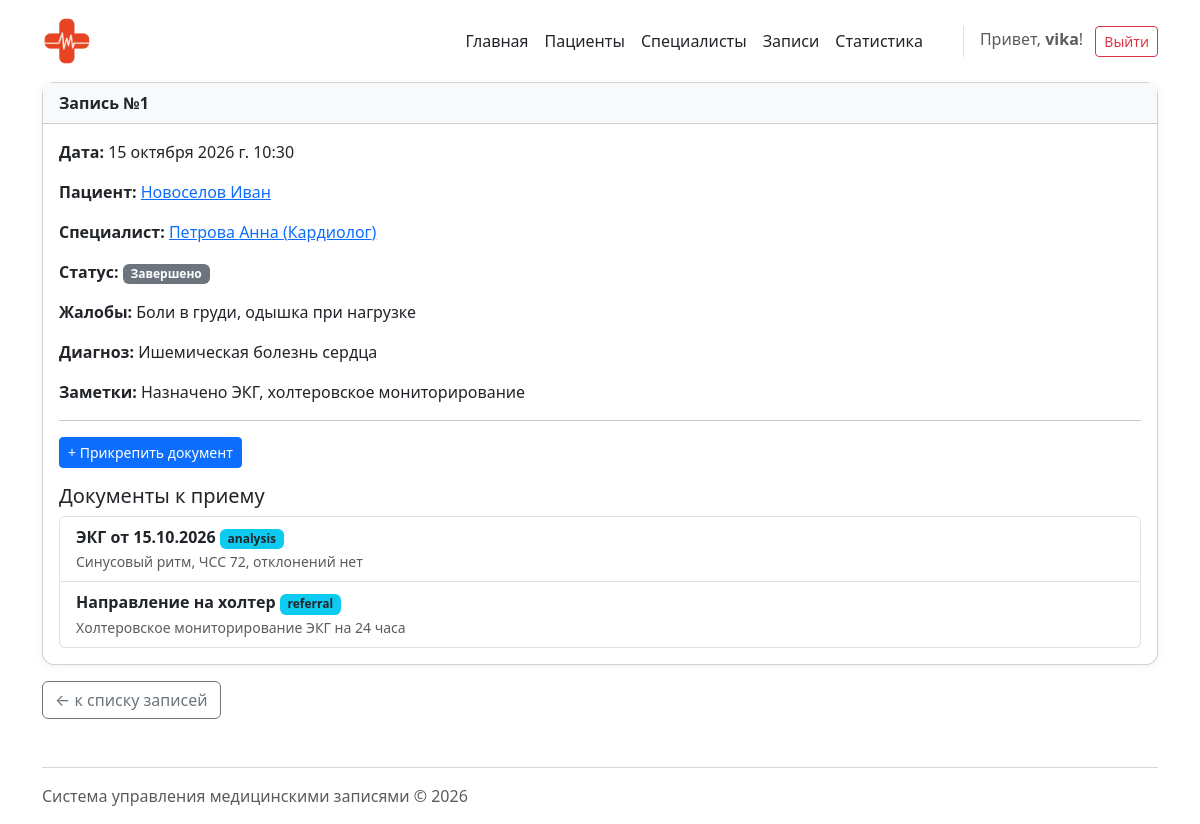
The page /appointments/1/ (signed in) on the database its author committed.
### appointments/models.py (models this page shows, shortened)
class Appointment(models.Model):
    class Status(models.TextChoices):
        SCHEDULED = 'scheduled', 'Запланировано'
        COMPLETED = 'completed', 'Завершено'
        CANCELLED = 'cancelled', 'Отменено'
    patient = models.ForeignKey(Patient, on_delete=models.CASCADE, related_name="appointments", verbose_name="Пациент")
    specialist = models.ForeignKey(Specialist, on_delete=models.PROTECT, related_name="appointments", verbose_name="Специалист")
    appointment_date = models.DateField(verbose_name="Дата приема")
    appointment_time = models.TimeField(verbose_name="Время приема")
    status = models.CharField(
        max_length=20,
        choices=Status.choices,
        default=Status.SCHEDULED,
        verbose_name="Статус"
    )
    complaint = models.TextField(blank=True, null=True, verbose_name="Жалобы")
    diagnosis = models.TextField(blank=True, null=True, verbose_name="Диагноз")
    notes = models.TextField(blank=True, null=True, verbose_name="Заметки")
    objects = AppointmentQuerySet.as_manager()
    class Meta:
        verbose_name = "Запись на прием"
        verbose_name_plural = "Записи на прием"

class Document(models.Model):
    appointment = models.ForeignKey(Appointment, on_delete=models.CASCADE, related_name="documents")
    document_type = models.CharField(max_length=50)
    title = models.CharField(max_length=255)
    content = models.TextField(blank=True, null=True)
    file = models.FileField(upload_to='documents/', blank=True, null=True, verbose_name="Файл")

### patients/models.py (models this page shows, shortened)
class Patient(models.Model):
    first_name = models.CharField(max_length=100, verbose_name="Имя")
    last_name = models.CharField(max_length=100, verbose_name="Фамилия")
    birth_date = models.DateField(verbose_name="Дата рождения")
    phone = models.CharField(max_length=20, verbose_name="Телефон")
    email = models.EmailField(verbose_name="Email")
    insurance_policy = models.CharField(max_length=50, unique=True, verbose_name="Полис")
    address = models.TextField(blank=True, null=True, verbose_name="Адрес")
    slug = models.SlugField(max_length=255, unique=True, blank=True, null=True, verbose_name="URL-идентификатор")
    full_name = models.GeneratedField(
        expression=Concat('last_name', Value(' '), 'first_name'),
        output_field=models.CharField(max_length=205),
        db_persist=True,
        verbose_name="Полное имя"
    )
    class Meta:
        verbose_name = "Пациент"
        verbose_name_plural = "Пациенты"

### specialists/models.py (models this page shows, shortened)
class Specialist(models.Model):
    first_name = models.CharField(max_length=100, verbose_name="Имя")
    last_name = models.CharField(max_length=100, verbose_name="Фамилия")
    speciality = models.CharField(max_length=100, verbose_name="Специальность")
    phone = models.CharField(max_length=20, verbose_name="Телефон")
    email = models.EmailField(verbose_name="Email")
    experience_years = models.PositiveIntegerField(default=0, verbose_name="Стаж (лет)")
    class Meta:
        verbose_name = "Специалист"
        verbose_name_plural = "Специалисты"

### appointments/views.py (the view)
# urls.py: path('<int:appointment_id>/', views.AppointmentDetailView.as_view(), name='detail'),
class AppointmentDetailView(LoginRequiredMixin, DataMixin, DetailView):
    model = Appointment
    template_name = 'appointments/appointment_detail.html'
    context_object_name = 'appointment'
    pk_url_kwarg = 'appointment_id'
    title = 'Карточка приема'

### appointments/mixins.py (called while the page is built)
    def get_context_data(self, **kwargs):
        context = super().get_context_data(**kwargs)
        if self.title:
            context['title'] = self.title
        return context

### patients/context_processors.py (called while the page is built)
def site_settings(request):
    return {
        'site_name': 'Медзаписи',
    }

### appointments/templates/appointments/appointment_detail.html (shortened to what this page needs)
{% extends "base.html" %}
{% block content %}
<div class="card">
    <div class="card-header">
        Запись №{{ appointment.id }}
    </div>
    <div class="card-body">
        <p class="card-text">
            <strong>Дата:</strong>
            {{ appointment.appointment_date }}
            {{ appointment.appointment_time }}
        </p>
        <p class="card-text">
            <strong>Пациент:</strong>
            <a href="{% url 'patients:detail' appointment.patient.slug %}">
                {{ appointment.patient.last_name }}
                {{ appointment.patient.first_name }}
            </a>
        </p>
        <p class="card-text">
            <strong>Специалист:</strong>
            <a href="{% url 'specialists:detail' appointment.specialist.id %}">
                {{ appointment.specialist.last_name }}
                {{ appointment.specialist.first_name }}
                ({{ appointment.specialist.speciality }})
            </a>
        </p>
        <p class="card-text">
            <strong>Статус:</strong>
            <span class="badge bg-secondary">{{ appointment.get_status_display }}</span>
        </p>
        {% if appointment.complaint %}
            <p class="card-text">
                <strong>Жалобы:</strong> {{ appointment.complaint }}
            </p>
        {% endif %}
        {% if appointment.diagnosis %}
            <p class="card-text">
                <strong>Диагноз:</strong> {{ appointment.diagnosis }}
            </p>
        {% endif %}
        {% if appointment.notes %}
            <p class="card-text">
                <strong>Заметки:</strong> {{ appointment.notes }}
            </p>
        {% endif %}
        <hr>
        <div class="mb-3">
            <a href="{% url 'appointments:document_upload' appointment.id %}" class="btn btn-primary btn-sm">
                + Прикрепить документ
            </a>
        </div>
        <h5 class="mt-3">Документы к приему</h5>
        {% if appointment.documents.all %}
            <ul class="list-group">
                {% for doc in appointment.documents.all %}
                    <li class="list-group-item d-flex justify-content-between align-items-center">
                        <div>
                            <strong>{{ doc.title }}</strong>
                            <span class="badge bg-info text-dark">{{ doc.document_type }}</span>
                            {% if doc.content %}
                                <br><small class="text-muted">{{ doc.content }}</small>
                            {% endif %}
                        </div>
                    </li>
                {% endfor %}
            </ul>
        {% else %}
            <p class="text-muted">К этому приему нет прикрепленных документов.</p>
        {% endif %}
    </div>
</div>
<a href="{% url 'appointments:list' %}" class="btn btn-outline-secondary mt-3">
    ← к списку записей
</a>
{% endblock %}

### templates/includes/navigation.html (shortened to what this page needs)
<nav class="d-flex align-items-center gap-3">
    <a class="nav-link" href="{% url 'homepage:index' %}">Главная</a>
    <a class="nav-link" href="{% url 'patients:list' %}">Пациенты</a>
    <a class="nav-link" href="{% url 'specialists:list' %}">Специалисты</a>
    <a class="nav-link" href="{% url 'appointments:list' %}">Записи</a>
    <a class="nav-link" href="{% url 'appointments:statistics' %}">Статистика</a>
    <div class="ms-4 border-start ps-3">
        {% if user.is_authenticated %}
            <span class="text-muted me-2">Привет, <strong>{{ user.username }}</strong>!</span>
            <form action="{% url 'logout' %}" method="post" class="d-inline">
                <button type="submit" class="btn btn-outline-danger btn-sm">Выйти</button>
            </form>
        {% else %}
            <a href="{% url 'login' %}" class="btn btn-outline-primary btn-sm">Войти</a>
            <a href="{% url 'patients:register' %}" class="btn btn-primary btn-sm ms-1">Регистрация</a>
        {% endif %}
    </div>
</nav>

### homepage/static/homepage/css/style.css (style rules this page uses)
.card { border-radius: 12px; box-shadow: 0 2px 8px rgba(0, 0, 0, 0.05); }
.card-header { background-color: #f8f9fa; font-weight: 600; }

### rows shown on the page
Appointment: id "1", appointment_date "15 октября 2026 г.", appointment_time "10:30", patient.last_name "Новоселов", patient.first_name "Иван", specialist.last_name "Петрова", specialist.first_name "Анна", specialist.speciality "Кардиолог", status "Завершено", complaint "Боли в груди, одышка при нагрузке", diagnosis "Ишемическая болезнь сердца", notes "Назначено ЭКГ, холтеровское мониторирование"
Document: title "ЭКГ от 15.10.2026", document_type "analysis", content "Синусовый ритм, ЧСС 72, отклонений нет"
Document: title "Направление на холтер", document_type "referral", content "Холтеровское мониторирование ЭКГ на 24 часа"

### other values the page prints
{{ user.username }} "vika"
